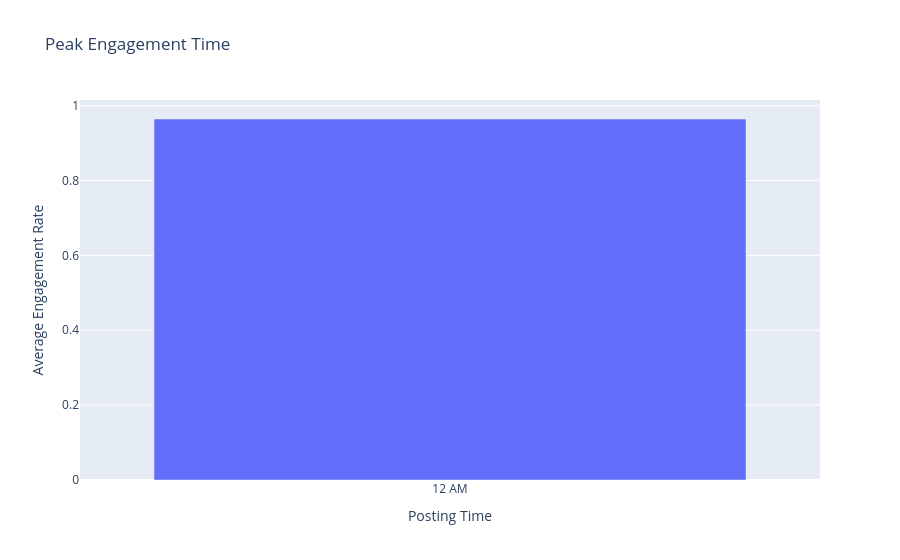

Notebook cell for this chart:
### Code cell
#Plotly (Interactive)
#Interactive line chart/bar chart/bubble/scatter chart


import plotly.express as px

# Make sure posted_at is datetime
df['posted_at'] = pd.to_datetime(df['posted_at'])

# Calculate average engagement rate for each hour
hourly_engagement = (
    df.groupby(df['posted_at'].dt.hour)['engagement_rate']
    .mean()
    .reset_index()
)

hourly_engagement.columns = ['hour', 'average_engagement']

# Convert hour to AM/PM format for display
hourly_engagement['time'] = pd.to_datetime(
    hourly_engagement['hour'],
    format='%H'
).dt.strftime('%I %p')

# Create interactive bar chart
fig = px.bar(
    hourly_engagement,
    x='time',
    y='average_engagement',
    title='Peak Engagement Time',
    labels={
        'time': 'Posting Time',
        'average_engagement': 'Average Engagement Rate'
    }
)

fig.show()

### Figure 1 — Plotly figure (JSON) as saved in the notebook; plotly's stock layout.template omitted (floating-point values rounded to 4 significant figures)
{"data": [{"hovertemplate": "Posting Time=%{x}<br>Average Engagement Rate=%{y}<extra></extra>", "legendgroup": "", "marker": {"color": "#636efa", "pattern": {"shape": ""}}, "name": "", "orientation": "v", "showlegend": false, "textposition": "auto", "type": "bar", "x": ["12 AM"], "xaxis": "x", "y": [0.9644], "yaxis": "y"}], "layout": {"barmode": "relative", "legend": {"tracegroupgap": 0}, "title": {"text": "Peak Engagement Time"}, "xaxis": {"anchor": "y", "domain": [0, 1], "title": {"text": "Posting Time"}}, "yaxis": {"anchor": "x", "domain": [0, 1], "title": {"text": "Average Engagement Rate"}}}}
